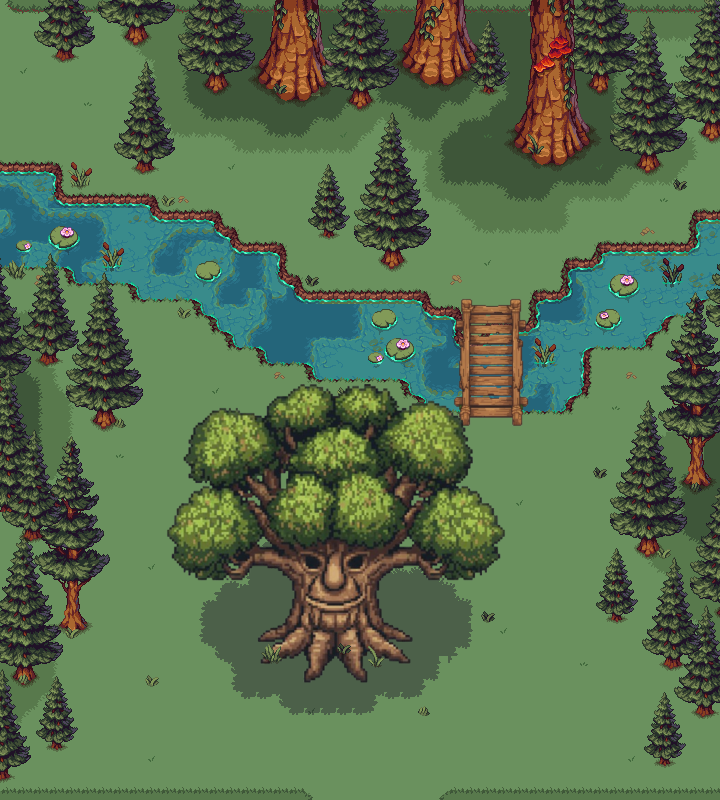

Rendered tile map (Tiled .tmx) drawn with the repository's tilesets; below, a short description and the map source with its tile grids summarised:
An orthogonal 45x50 tile map with 16x16 px tiles, 11 tile layers (suelo, Sombra, Rio, bordes, ...), 14 tilesets and 25 objects.

<map version="1.10" tiledversion="1.11.2" orientation="orthogonal" renderorder="right-down" width="45" height="50" tilewidth="16" tileheight="16" infinite="0" nextlayerid="23" nextobjectid="26">
 <tileset firstgid="1" source="Tilesheet_Shadow_colorShadow_v2.tsx" />
 <tileset firstgid="2913" source="Decorations_c1.tsx" />
 <tileset firstgid="4533" source="U1_decorations_c1.tsx" />
 <tileset firstgid="5177" source="bridge.tsx" />
 <tileset firstgid="5258" source="Decorations_c2.tsx" />
 <tileset firstgid="6878" source="greatTree.tsx" />
 <tileset firstgid="7319" source="House_exterior.tsx" />
 <tileset firstgid="8288" source="32x32_WaterPlants_4.tsx" />
 <tileset firstgid="8312" source="32x32_WaterPlants_3.tsx" />
 <tileset firstgid="8336" source="32x32_WaterPlants_2.tsx" />
 <tileset firstgid="8360" source="16x16_Water_Plants_1.tsx" />
 <tileset firstgid="8366" source="32x32_WaterPlants_5.tsx" />
 <tileset firstgid="8390" source="32x32_WaterPlants_6.tsx" />
 <tileset firstgid="8414" source="Overworld.tsx" />
 <layer id="1" name="suelo" width="45" height="50">
  <data>[2250 cells, 2250 non-empty, 12 distinct tile ids]</data>
 </layer>
 <layer id="8" name="Sombra" width="45" height="50">
  <data>[2250 cells, 483 non-empty, 26 distinct tile ids]</data>
 </layer>
 <layer id="2" name="Rio" width="45" height="50">
  <data>[2250 cells, 402 non-empty, 55 distinct tile ids]</data>
 </layer>
 <layer id="6" name="bordes" width="45" height="50">
  <data>[2250 cells, 189 non-empty, 32 distinct tile ids]</data>
 </layer>
 <layer id="20" name="Puente" width="45" height="50">
  <data>[2250 cells, 226 non-empty, 74 distinct tile ids]</data>
 </layer>
 <layer id="21" name="Player" width="45" height="50">
  <data>[2250 cells, 0 non-empty, 0 distinct tile ids]</data>
 </layer>
 <layer id="3" name="Arboles" width="45" height="50">
  <data>[2250 cells, 135 non-empty, 98 distinct tile ids]</data>
 </layer>
 <layer id="4" name="Arboles2" width="45" height="50">
  <data>[2250 cells, 303 non-empty, 177 distinct tile ids]</data>
 </layer>
 <layer id="5" name="Objetos" width="45" height="50">
  <data>[2250 cells, 411 non-empty, 118 distinct tile ids]</data>
 </layer>
 <layer id="18" name="GreatTree" width="45" height="50">
  <data>[2250 cells, 406 non-empty, 399 distinct tile ids]</data>
 </layer>
 <layer id="7" name="Objetos2" width="45" height="50">
  <data>[2250 cells, 278 non-empty, 91 distinct tile ids]</data>
 </layer>
 <objectgroup id="19" name="CollisionMask">
  <object id="1" x="248.085" y="610.823">
   <polygon points="33.6364,4.18182 31.6042,10.1814 21.0349,11.1865 6.74319,27.3161 7.38558,35.027 18.9462,34.5893 11.6899,42.345 6.35268,51.66 16.5928,57.2195 51.2727,52.9027 53.0199,76.1612 71.334,70.3919 86.848,55.4166 101.807,73.8763 125.014,76.21 121.744,48.8931 135.939,54.2028 171.387,56.4598 157.188,37.5408 169.855,30.6643 164.027,19.4256 152.054,11.9207 133.672,5.15098" />
  </object>
  <object id="2" x="80.0593" y="644.428">
   <polygon points="-11.3913,-7.26087 -4.9688,-5.0848 -1.62291,-8.69803 2.14285,-9.12815 3.16367,-12.0312 7.67849,-14.7975 8.87791,-23.5646 0.110739,-21.3945 -12.618,-22.0086 -22.8517,-22.2603 -21.3963,-15.6367 -16.245,-13.1361" />
  </object>
  </objectgroup>
</map>
<!-- 23 of 25 objects omitted -->
